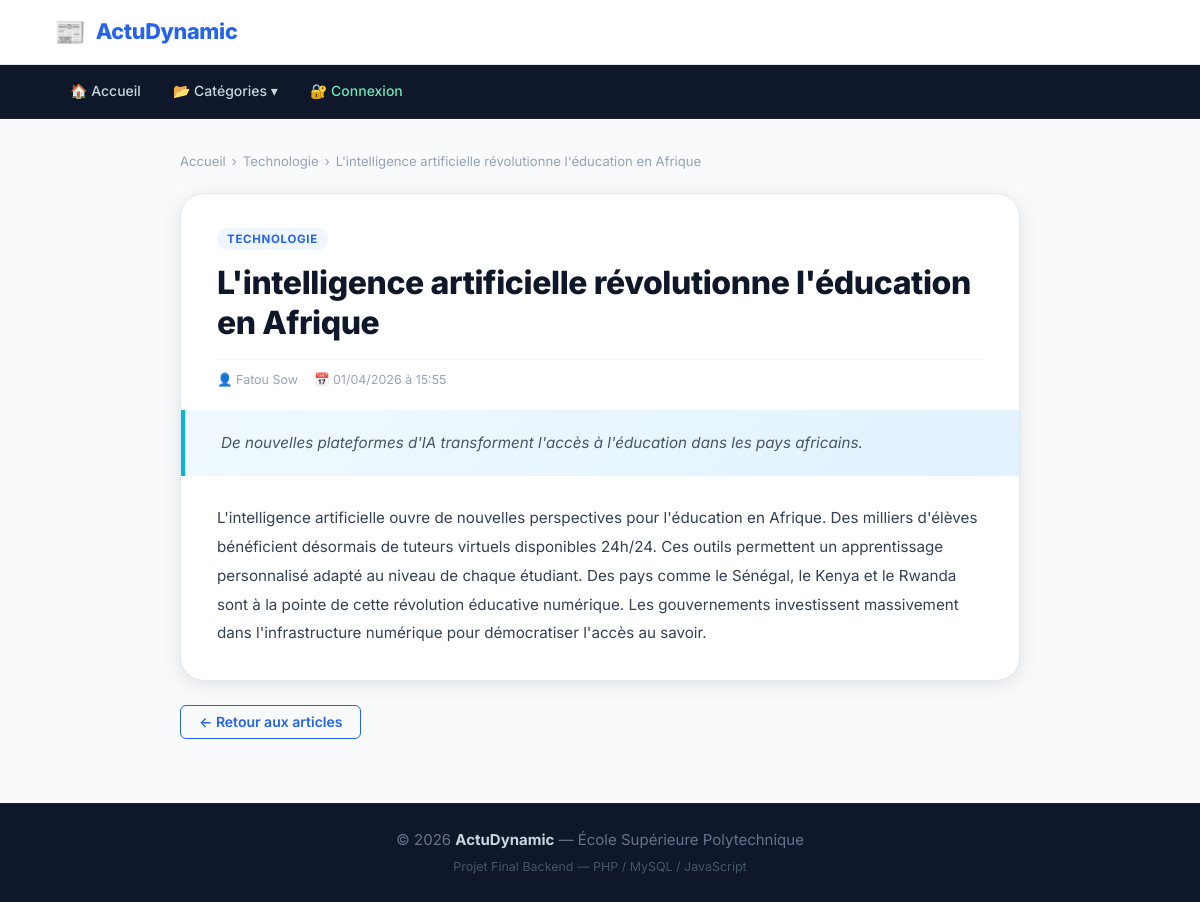
Screenshot of /articles/detail.php?id=1 with the database file from the repository.
### tables this page shows
CREATE TABLE IF NOT EXISTS articles (
    id INT AUTO_INCREMENT PRIMARY KEY,
    titre VARCHAR(255) NOT NULL,
    description_courte TEXT NOT NULL,
    contenu LONGTEXT NOT NULL,
    categorie_id INT NOT NULL,
    auteur_id INT NOT NULL,
    image VARCHAR(255) DEFAULT NULL,
    date_publication DATETIME DEFAULT CURRENT_TIMESTAMP,
    FOREIGN KEY (categorie_id) REFERENCES categories(id) ON DELETE CASCADE,
    FOREIGN KEY (auteur_id) REFERENCES utilisateurs(id) ON DELETE CASCADE
);

CREATE TABLE IF NOT EXISTS categories (
    id INT AUTO_INCREMENT PRIMARY KEY,
    nom VARCHAR(100) NOT NULL,
    description TEXT,
    created_at DATETIME DEFAULT CURRENT_TIMESTAMP
);

CREATE TABLE IF NOT EXISTS utilisateurs (
    id INT AUTO_INCREMENT PRIMARY KEY,
    nom VARCHAR(100) NOT NULL,
    prenom VARCHAR(100) NOT NULL,
    login VARCHAR(50) NOT NULL UNIQUE,
    mot_de_passe VARCHAR(255) NOT NULL,
    role ENUM('visiteur', 'editeur', 'administrateur') NOT NULL DEFAULT 'editeur',
    created_at DATETIME DEFAULT CURRENT_TIMESTAMP
);

### config.php (called while the page is built, shortened)
<?php
function url(string $path): string {
    return BASE_URL . '/' . ltrim($path, '/');
}
function escape(string $str): string {
    return htmlspecialchars($str, ENT_QUOTES | ENT_HTML5, 'UTF-8');
}

### articles/detail.php (the view, shortened to what this page needs)
<?php
require_once __DIR__ . '/../config.php';
$id = (int)($_GET['id'] ?? 0);
$pdo  = getDB();
$stmt = $pdo->prepare("
    SELECT a.*, c.nom AS categorie, c.id AS categorie_id,
           u.nom AS auteur_nom, u.prenom AS auteur_prenom
    FROM articles a
    JOIN categories c ON a.categorie_id = c.id
    JOIN utilisateurs u ON a.auteur_id   = u.id
    WHERE a.id = :id
");
$stmt->execute([':id' => $id]);
$article = $stmt->fetch();
include __DIR__ . '/../entete.php';
include __DIR__ . '/../menu.php';
?>
<div class="article-detail">
    <div class="breadcrumb">
        <a href="<?= url('accueil.php') ?>">Accueil</a> ›
        <a href="<?= url('accueil.php') ?>?categorie=<?= $article['categorie_id'] ?>"><?= escape($article['categorie']) ?></a> ›
        <span><?= escape($article['titre']) ?></span>
    </div>
    <article class="article-full">
        <div class="article-full-header">
            <span class="article-category"><?= escape($article['categorie']) ?></span>
            <h1><?= escape($article['titre']) ?></h1>
            <div class="article-meta">
                <span>👤 <?= escape($article['auteur_prenom'] . ' ' . $article['auteur_nom']) ?></span>
                <span>📅 <?= date('d/m/Y à H:i', strtotime($article['date_publication'])) ?></span>
            </div>
        </div>
        <div class="article-description"><p><em><?= escape($article['description_courte']) ?></em></p></div>
        <div class="article-content"><?= nl2br(escape($article['contenu'])) ?></div>
    </article>
    <div class="back-link" style="margin-top:1.5rem">
        <a href="<?= url('accueil.php') ?>" class="btn btn-outline">← Retour aux articles</a>
    </div>
</div>
<?php include __DIR__ . '/../pied.php'; ?>

### assets/css/style.css (style rules this page uses)
:root { --primary: #2563eb; --primary-dark: #1d4ed8; --primary-light: #eff6ff; --primary-glow: rgba(37,99,235,.12); --accent: #06b6d4; --success: #10b981; --danger: #ef4444; --warning: #f59e0b; --gray-50: #f8fafc; --gray-100: #f1f5f9; --gray-200: #e2e8f0; --gray-300: #cbd5e1; --gray-400: #94a3b8; --gray-500: #64748b; --gray-600: #475569; --gray-700: #334155; --gray-800: #1e293b; --gray-900: #0f172a; --white: #ffffff; --radius-sm: 6px; --radius: 10px; --radius-lg: 16px; --radius-xl: 24px; --shadow-xs: 0 1px 2px rgba(0,0,0,.05); --shadow-sm: 0 2px 8px rgba(0,0,0,.07); --shadow-md: 0 4px 20px rgba(0,0,0,.10); --shadow-lg: 0 8px 32px rgba(0,0,0,.13); --transition: .2s cubic-bezier(.4,0,.2,1); }
*, *::before, *::after { box-sizing: border-box; margin: 0; padding: 0; }
html { scroll-behavior: smooth; }
body { font-family: 'Inter', system-ui, -apple-system, sans-serif; font-size: 15px; line-height: 1.65; color: var(--gray-800); background: var(--gray-50); min-height: 100vh; display: flex; flex-direction: column; }
a { color: var(--primary); text-decoration: none; transition: color var(--transition); }
.btn { display: inline-flex; align-items: center; gap: 7px; padding: 9px 18px; border-radius: var(--radius-sm); border: 1.5px solid transparent; cursor: pointer; font-size: .875rem; font-weight: 600; font-family: inherit; transition: all var(--transition); text-decoration: none !important; white-space: nowrap; line-height: 1; }
.btn-outline { background: transparent; border-color: var(--primary); color: var(--primary); }
.article-category { font-size: .72rem; font-weight: 700; text-transform: uppercase; letter-spacing: .06em; color: var(--primary); background: var(--primary-light); padding: 4px 10px; border-radius: 20px; align-self: flex-start; }
.article-meta { display: flex; gap: 16px; font-size: .78rem; color: var(--gray-400); flex-wrap: wrap; padding-top: 10px; border-top: 1px solid var(--gray-100); }
.article-meta span { display: flex; align-items: center; gap: 4px; }
.article-detail { max-width: 840px; margin: 0 auto; }
.breadcrumb { font-size: .82rem; color: var(--gray-400); margin-bottom: 20px; display: flex; align-items: center; gap: 6px; flex-wrap: wrap; }
.breadcrumb a { color: var(--gray-400); }
.article-full { background: var(--white); border-radius: var(--radius-xl); border: 1px solid var(--gray-200); box-shadow: var(--shadow-md); overflow: hidden; }
.article-full-header { padding: 32px 36px 20px; }
.article-full-header h1 { font-size: 2rem; font-weight: 800; line-height: 1.25; color: var(--gray-900); margin: 12px 0 16px; letter-spacing: -.4px; }
.article-description { padding: 20px 36px; background: linear-gradient(135deg, #f0f9ff 0%, #e0f2fe 100%); font-style: italic; color: var(--gray-600); font-size: .95rem; border-left: 4px solid var(--accent); line-height: 1.7; }
.article-content { padding: 28px 36px 32px; font-size: .95rem; line-height: 1.9; color: var(--gray-700); }
.back-link { margin-top: 24px; }

### rows the page displays
articles: categorie.nom "Technologie", titre "L'intelligence artificielle révolutionne l'éducation en Afrique", categorie.nom "TECHNOLOGIE", auteur.nom "Fatou Sow", date_publication "01/04/2026 à 15:55", description_courte "De nouvelles plateformes d'IA transforment l'accès à l'éducation dans les pays africains.", contenu "L'intelligence artificielle ouvre de nouvelles perspectives pour l'éducation en Afrique. Des milliers d'élèves bénéficient désormais de tuteurs virtuels disponibles 24h/24. Ces outils permettent un apprentissage personnalisé adapté au niveau de chaque étudiant. Des pays comme le Sénégal, le Kenya et le Rwanda sont à la pointe de cette révolution éducative numérique. Les gouvernements investissent massivement dans l'infrastructure numérique pour démocratiser l'accès au savoir."

### other values shown
SITE_NAME "ActuDynamic"
